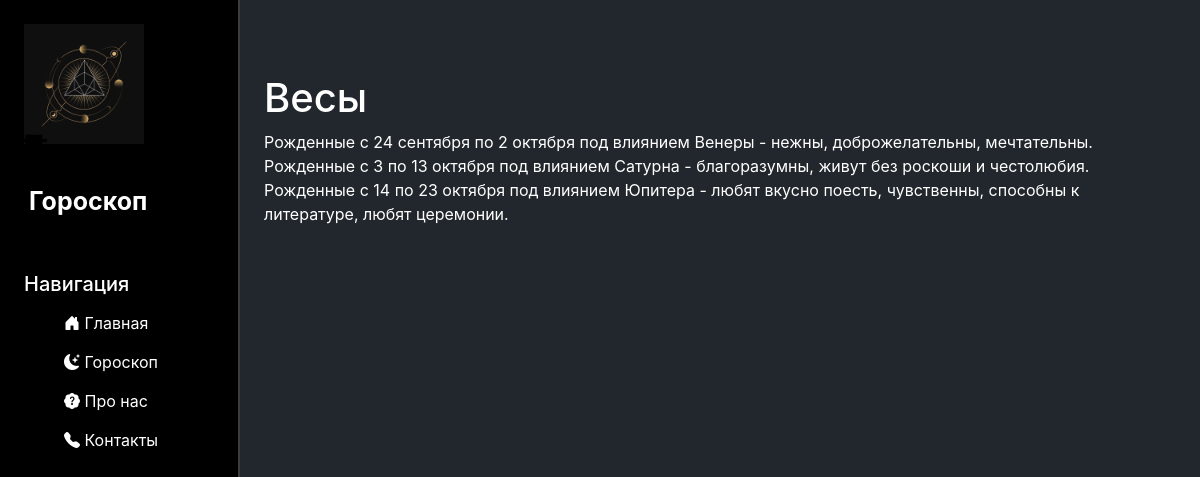
/zodiac/libra, run on an earlier commit of the app's database.
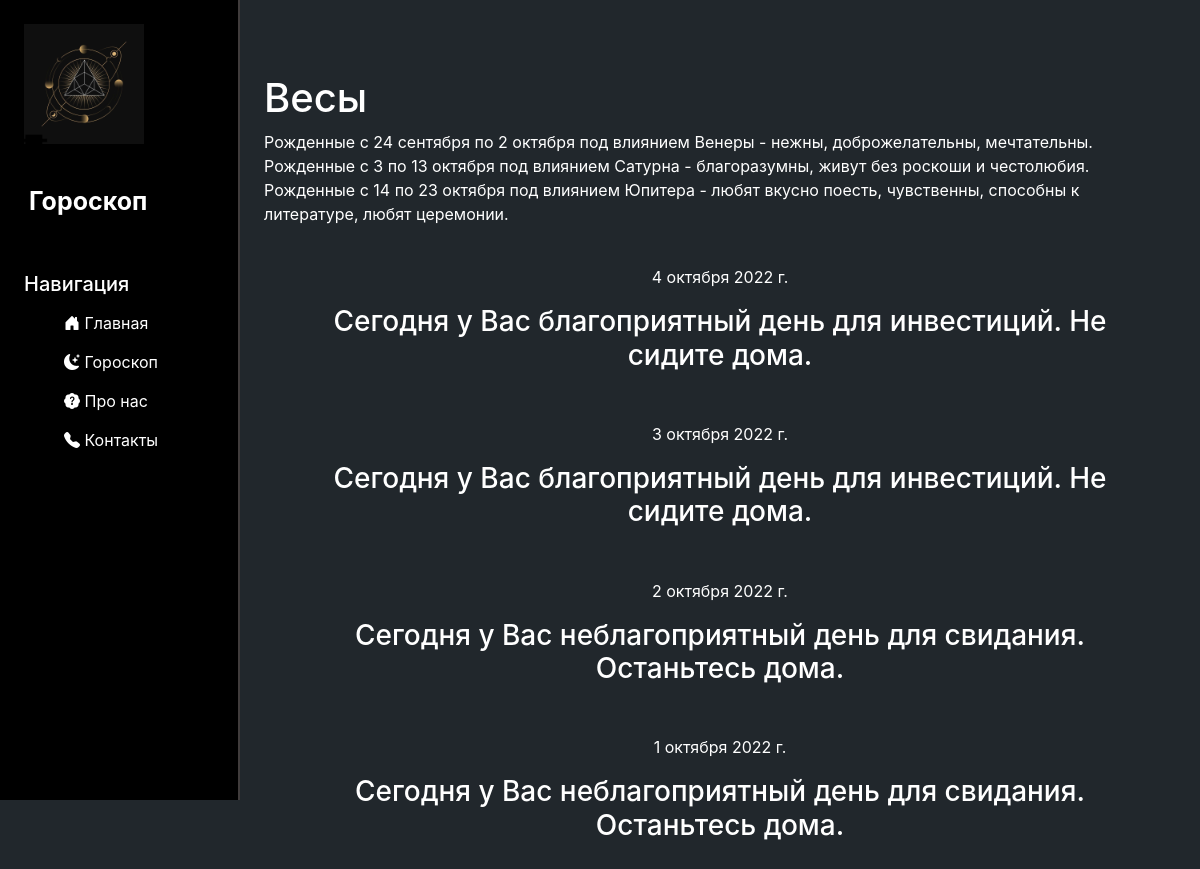
And on a later commit of the database.
### zodiac/models.py (models this page shows, shortened)
class Horoscope(models.Model):
    sign = models.CharField('Знак зодиака', max_length=20)
    horoscope_text = models.TextField('Гороскоп')
    date = models.DateField('Дата', max_length=15)
    class Meta:
        verbose_name = 'Гороскопы'
        verbose_name_plural = 'Гороскоп'

### zodiac/views.py (the view)
# urls.py: path('libra', views.libra, name='libra'),
def libra(request):
    prediction = Horoscope.objects.all().order_by('-date')
    return render(request, 'zodiac/libra.html', {'prediction': prediction})

### zodiac/templates/zodiac/libra.html (shortened to what this page needs)
{% extends 'main/base.html' %}
{% load static %}
{% block content %}
<div class="zodiacs">
    <h1>Весы</h1>
    <body>
        <p>
            Рожденные с 24 сентября по 2 октября под влиянием Венеры - нежны, доброжелательны, мечтательны.
            Рожденные с 3 по 13 октября под влиянием Сатурна - благоразумны, живут без роскоши и честолюбия.
            Рожденные с 14 по 23 октября под влиянием Юпитера - любят вкусно поесть, чувственны, способны к литературе,
            любят церемонии.
        </p>
        {% for i in prediction %}
            {% if i.sign == 'Весы' %}
                <div class="prediction">
                    <p>{{ i.date }}</p>
                    <h3>{{ i.horoscope_text }}</h3>
                </div>
            {% endif %}
        {% endfor %}
    </body>
</div>
{% endblock %}

What changed in the data, as far as the page shows it:
added Horoscope: date "4 октября 2022 г.", horoscope_text "Сегодня у Вас благоприятный день для инвестиций. Не сидите дома."
added Horoscope: date "3 октября 2022 г.", horoscope_text "Сегодня у Вас благоприятный день для инвестиций. Не сидите дома."
added Horoscope: date "2 октября 2022 г.", horoscope_text "Сегодня у Вас неблагоприятный день для свидания. Останьтесь дома."
added Horoscope: date "1 октября 2022 г.", horoscope_text "Сегодня у Вас неблагоприятный день для свидания. Останьтесь дома."
